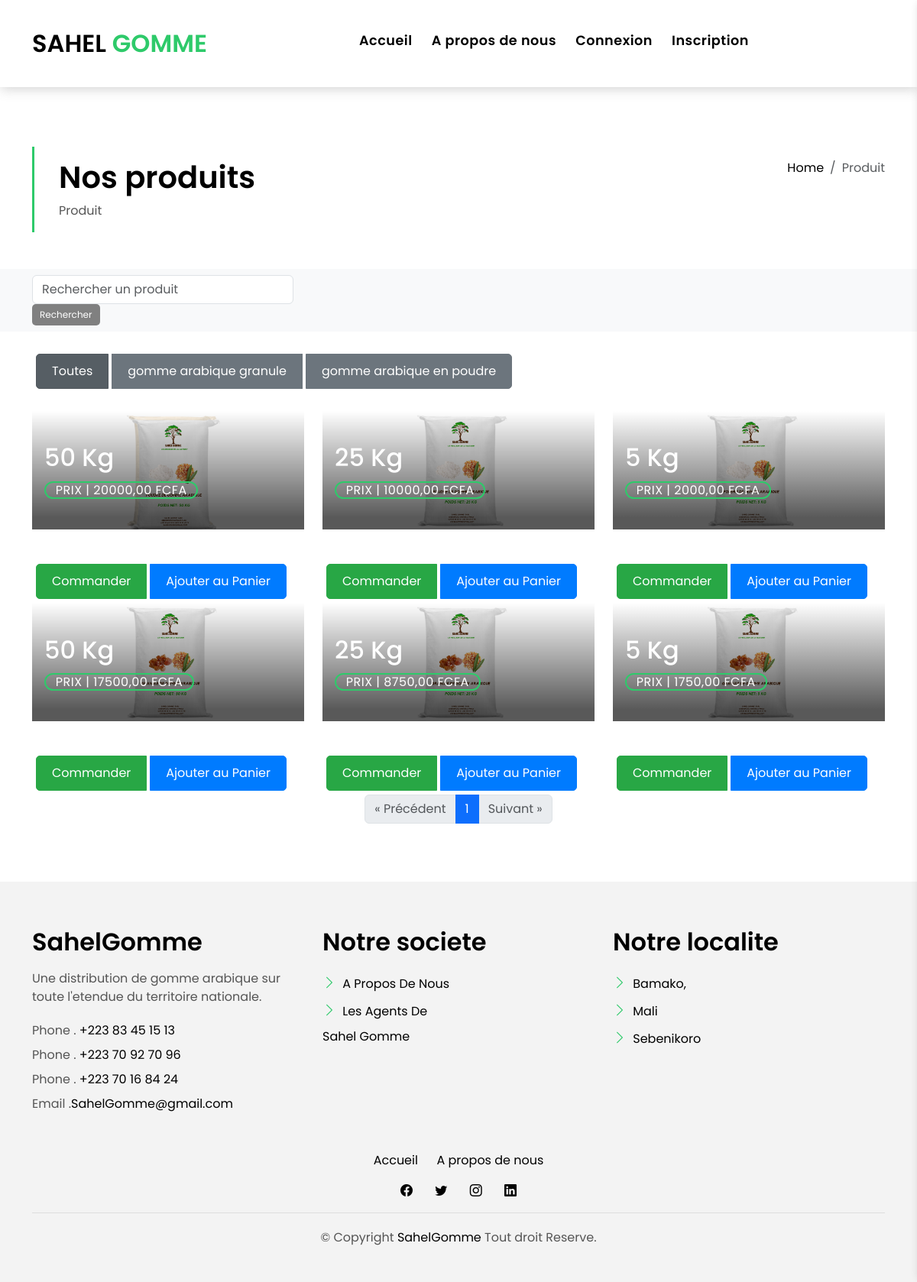
The app's page /produit/ with its own data.
### KidalApp/models.py (models this page shows, shortened)
class Categorie(models.Model):
    nom = models.CharField(max_length=100)

class Produit(models.Model):
    nom = models.CharField(max_length=100)
    description = models.TextField()
    prix = models.DecimalField(max_digits=10, decimal_places=2)
    stock = models.PositiveIntegerField()
    categorie = models.ForeignKey(Categorie, on_delete=models.CASCADE)
    image = models.ImageField(upload_to='produits/', null=True, blank=True)

### KidalApp/views.py (the view)
# urls.py: path('produit/', views.produit, name='produit'),
def produit(request):
    categorie_id = request.GET.get('categorie')
    if categorie_id:
        produits_list = Produit.objects.filter(categorie_id=categorie_id)
    else:
        produits_list = Produit.objects.all()
    paginator = Paginator(produits_list, 6)  # 6 produits par page
    page_number = request.GET.get('page')
    produits = paginator.get_page(page_number)
    categories = Categorie.objects.all()
    return render(request, 'KidalApp/produit.html', {
        'produits': produits,
        'categories': categories,
        'selected_categorie': int(categorie_id) if categorie_id else None,
    })

### KidalApp/templates/KidalApp/produit.html (shortened to what this page needs)
{% extends "KidalApp/base.html" %}
{% load static %}
{% block content %}
<main id="main">
  <section class="intro-single">
    <div class="container">
      <div class="row">
        <div class="col-md-12 col-lg-8">
          <div class="title-single-box">
            <h1 class="title-single">Nos produits</h1>
            <span class="color-text-a">Produit</span>
          </div>
        </div>
        <div class="col-md-12 col-lg-4">
          <nav aria-label="breadcrumb" class="breadcrumb-box d-flex justify-content-lg-end">
            <ol class="breadcrumb">
              <li class="breadcrumb-item">
                <a href="{% url 'accueil' %}">Home</a>
              </li>
              <li class="breadcrumb-item active" aria-current="page">
                Produit
              </li>
            </ol>
          </nav>
        </div>
      </div>
    </div>
  </section>
  <nav class="navbar navbar-expand-lg navbar-light bg-light">
    <div class="container">
      <form class="form-inline my-2 my-lg-0 search-form" method="get" action="{% url 'recherche_produit' %}">
        <input class="form-control mr-sm-2" type="search" placeholder="Rechercher un produit" aria-label="Search" name="q">
        <button class="btn btn-custom my-2 my-sm-0" type="submit">Rechercher</button>
      </form>
    </div>
  </nav>
  <div class="container my-4">
    <div class="row">
      <div class="col-12">
        <div class="btn-group" role="group">
          <a href="{% url 'produit' %}" class="btn btn-secondary {% if not selected_categorie %}active{% endif %}">Toutes</a>
          {% for categorie in categories %}
          <a href="{% url 'produit' %}?categorie={{ categorie.id }}" class="btn btn-secondary {% if selected_categorie == categorie.id %}active{% endif %}">{{ categorie.nom }}</a>
          {% endfor %}
        </div>
      </div>
    </div>
  </div>
  <section class="property-grid grid">
    <div class="container">
      <div class="row">
        {% for produit in produits %}
        <div class="col-md-4">
          <div class="card-box-a card-shadow">
            <div class="img-box-a">
              {% if produit.image %}
              <img src="{{ produit.image.url }}" alt="{{ produit.nom }}" class="img-a img-fluid">
              {% else %}
              <img src="{% static 'img/fd.jpeg' %}" alt="Image non disponible" class="img-a img-fluid">
              {% endif %}
            </div>
            <div class="card-overlay">
              <div class="card-overlay-a-content">
                <div class="card-header-a">
                  <h2 class="card-title-a">
                    <a href="#">{{ produit.description }} Kg</a>
                  </h2>
                </div>
                <div class="card-body-a">
                  <div class="price-box d-flex">
                    <span class="price-a">Prix | {{ produit.prix }} FCFA</span>
                  </div>
                </div>
              </div>
            </div>
          </div>
          <div class="btn-group" role="group" aria-label="Basic example">
            <a href="{% url 'commander_produit' produit.id %}" class="btn btn-success">Commander</a>
            <a href="{% url 'ajouter_au_panier' produit.id %}" class="btn btn-primary">Ajouter au Panier</a>
          </div>
        </div>
        {% endfor %}
      </div>
      <div class="row">
        <div class="col-12">
          <nav aria-label="Page navigation">
            <ul class="pagination justify-content-center">
              {% if produits.has_previous %}
              <li class="page-item">
                <a class="page-link" href="?page={{ produits.previous_page_number }}{% if selected_categorie %}&categorie={{ selected_categorie }}{% endif %}" aria-label="Previous">
                  <span aria-hidden="true">&laquo; Précédent</span>
                </a>
              </li>
              {% else %}
              <li class="page-item disabled">
                <a class="page-link" href="#" aria-label="Previous">
                  <span aria-hidden="true">&laquo; Précédent</span>
                </a>
              </li>
              {% endif %}
              {% for num in produits.paginator.page_range %}
              <li class="page-item {% if produits.number == num %}active{% endif %}">
                <a class="page-link" href="?page={{ num }}{% if selected_categorie %}&categorie={{ selected_categorie }}{% endif %}">{{ num }}</a>
              </li>
              {% endfor %}
              {% if produits.has_next %}
              <li class="page-item">
                <a class="page-link" href="?page={{ produits.next_page_number }}{% if selected_categorie %}&categorie={{ selected_categorie }}{% endif %}" aria-label="Next">
                  <span aria-hidden="true">Suivant &raquo;</span>
                </a>
              </li>
              {% else %}
              <li class="page-item disabled">
                <a class="page-link" href="#" aria-label="Next">
                  <span aria-hidden="true">Suivant &raquo;</span>
                </a>
              </li>
              {% endif %}
            </ul>
          </nav>
        </div>
      </div>
    </div>
  </section>
</main>
{% endblock %}

### KidalApp/templates/KidalApp/base.html (shortened to what this page needs)
<!DOCTYPE html>
{% load static %}
<html lang="en">
<head>
  {% load static %}
  <link href="{% static 'vendor/animate.css/animate.min.css' %}" rel="stylesheet">
  <link href="{% static 'vendor/bootstrap/css/bootstrap.min.css' %}" rel="stylesheet">
  <link href="{% static 'vendor/bootstrap-icons/bootstrap-icons.css' %}" rel="stylesheet">
  <link href="{% static 'vendor/swiper/swiper-bundle.min.css' %}" rel="stylesheet">
  <link href="{% static 'css/style.css' %}" rel="stylesheet">
  <link rel="stylesheet" href="https://cdnjs.cloudflare.com/ajax/libs/font-awesome/4.7.0/css/font-awesome.min.css">
</head>
<body>
  <nav class="navbar navbar-default navbar-trans navbar-expand-lg fixed-top">
    <div class="container">
      <a class="navbar-brand text-brand" href="{% url 'accueil' %}">SAHEL <span
          class="color-b">GOMME
        </span></a>
      <div class="navbar-collapse collapse justify-content-center" id="navbarDefault">
        <ul class="navbar-nav">
          <li class="nav-item">
            <a class="nav-link  " href="{% url 'accueil' %}">Accueil</a>
          </li>
          <li class="nav-item">
            <a class="nav-link " href="{% url 'about' %}">A propos de nous</a>
          </li>
          {% if user.is_authenticated %}
          <li class="nav-item">
            <a class="nav-link" href="{% url 'produit' %}">Produits</a>
          </li>
          <li class="nav-item dropdown">
            <a class="nav-link dropdown-toggle" href="#" id="navbarDropdown" role="button" data-bs-toggle="dropdown"
              aria-haspopup="true" aria-expanded="false">User</a>
            <div class="dropdown-menu">
              <a class="dropdown-item " href=""> <span class="nav-link">Bonjour, {{ user.username }}</span>
              </a>
              <a class="dropdown-item" href="{% url 'gerer_panier' %}">
                <i class="fa fa-shopping-cart"></i>
                Panier
            </a>
              <a class="dropdown-item " href="{% url 'contactez_nous' %}">Contactez-nous</a>
              <a class="dropdown-item " href="{% url 'logout' %}">Déconnexion</a>
            </div>
          </li>
        </ul>
      </div>
      <button type="button" class="btn btn-b-n navbar-toggle-box navbar-toggle-box-collapse" data-bs-toggle="collapse"
        data-bs-target="#navbarTogglerDemo01">
        <i class="bi bi-search"></i>
      </button>
      {% else %}
      <li class="nav-item">
        <a class="nav-link" href="{% url 'login' %}">Connexion</a>
      </li>
      <li class="nav-item">
        <a class="nav-link" href="{% url 'register' %}">Inscription</a>
      </li>
      {% endif %}
    </div>
  </nav>
  {% block content %}
  {% endblock %}
  <section class="section-footer">
    <div class="container">
      <div class="row">
        <div class="col-sm-12 col-md-4">
          <div class="widget-a">
            <div class="w-header-a">
              <h3 class="w-title-a text-brand">SahelGomme</h3>
            </div>
            <div class="w-body-a">
              <p class="w-text-a color-text-a">
                Une distribution de gomme arabique sur
                toute l'etendue du territoire nationale.
              </p>
            </div>
            <div class="w-footer-a">
              <ul class="list-unstyled">
                <li class="color-a">
                  <span class="color-text-a">Phone .</span> +223 83 45 15 13
                </li>
                <li class="color-a">
                  <span class="color-text-a">Phone .</span> +223 70 92 70 96
                </li>
                <li class="color-a">
                  <span class="color-text-a">Phone .</span> +223 70 16 84 24
                </li>
                <li class="color-a">
                  <span class="color-text-a">Email .</span>SahelGomme@gmail.com
                </li>
              </ul>
            </div>
          </div>
        </div>
        <div class="col-sm-12 col-md-4 section-md-t3">
          <div class="widget-a">
            <div class="w-header-a">
              <h3 class="w-title-a text-brand">Notre societe</h3>
            </div>
            <div class="w-body-a">
              <div class="w-body-a">
                <ul class="list-unstyled">
                  <li class="item-list-a">
                    <i class="bi bi-chevron-right"></i> <a href="{% url 'about' %}">A Propos De Nous</a>
                  </li>
                  <li class="item-list-a">
                    <i class="bi bi-chevron-right"></i> <a href="{% url 'about' %}">Les Agents De <br>
                      Sahel Gomme</a>
                  </li>
                </ul>
              </div>
            </div>
          </div>
        </div>
        <div class="col-sm-12 col-md-4 section-md-t3">
          <div class="widget-a">
            <div class="w-header-a">
              <h3 class="w-title-a text-brand">Notre localite</h3>
            </div>
            <div class="w-body-a">
              <ul class="list-unstyled">
                <li class="item-list-a">
                  <i class="bi bi-chevron-right"></i> <a href="#">Bamako,</a>
                </li>
                <li class="item-list-a">
                  <i class="bi bi-chevron-right"></i> <a href="#">Mali</a>
                </li>
                <li class="item-list-a">
                  <i class="bi bi-chevron-right"></i> <a href="#">Sebenikoro</a>
                </li>
              </ul>
            </div>
          </div>
        </div>
      </div>
    </div>
  </section>
  <footer>
    <div class="container">
      <div class="row">
        <div class="col-md-12">
          <nav class="nav-footer">
            <ul class="list-inline">
              <li class="list-inline-item">
                <a href="#">Accueil</a>
              </li>
              <li class="list-inline-item">
                <a href="#">A propos de nous</a>
              </li>
            </ul>
          </nav>
          <div class="socials-a">
            <ul class="list-inline">
              <li class="list-inline-item">
                <a href="#">
                  <i class="bi bi-facebook" aria-hidden="true"></i>
                </a>
              </li>
              <li class="list-inline-item">
                <a href="#">
                  <i class="bi bi-twitter" aria-hidden="true"></i>
                </a>
              </li>
              <li class="list-inline-item">
                <a href="#">
                  <i class="bi bi-instagram" aria-hidden="true"></i>
                </a>
              </li>
              <li class="list-inline-item">
                <a href="#">
                  <i class="bi bi-linkedin" aria-hidden="true"></i>
                </a>
              </li>
            </ul>
          </div>
          <div class="copyright-footer">
            <p class="copyright color-text-a">
              &copy; Copyright
              <span class="color-a">SahelGomme</span> Tout droit Reserve.
            </p>
          </div>
        </div>
      </div>
    </div>
  </footer>
</body>
</html>

### KidalApp/templates/KidalApp/produit.html (style rules this page uses)
.btn-group .btn { margin: 5px; padding: 10px 20px; font-size: 16px; border-radius: 5px; text-align: center; }
.btn-primary { background-color: #007bff; border-color: #007bff; color: #fff; }
.btn-success { background-color: #28a745; border-color: #28a745; color: #fff; }

### records on screen
Categorie: nom "gomme arabique granule"
Categorie: nom "gomme arabique en poudre"
Produit: image (picture), description "50", prix "20000,00"
Produit: image (picture), description "25", prix "10000,00"
Produit: image (picture), description "5", prix "2000,00"
Produit: image (picture), description "50", prix "17500,00"
Produit: image (picture), description "25", prix "8750,00"
Produit: image (picture), description "5", prix "1750,00"

### other values on screen
{{ num }} "1"
